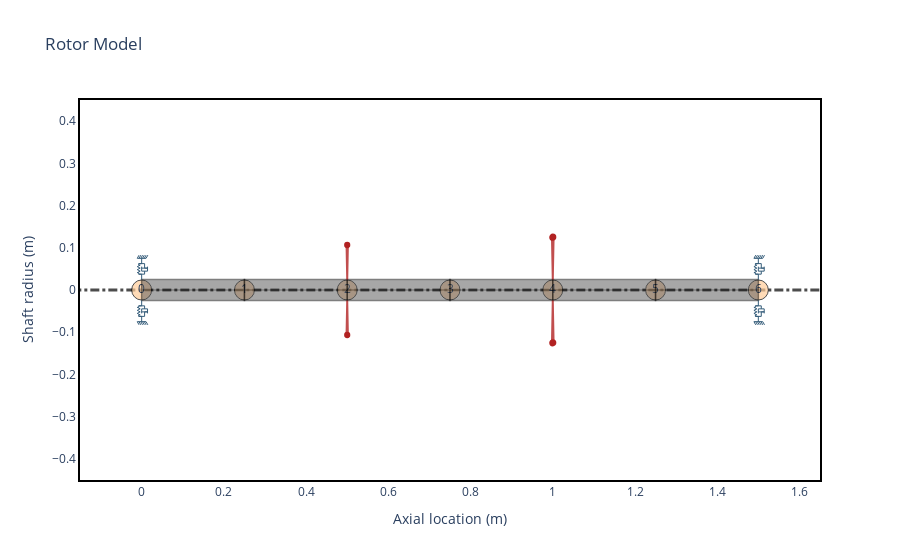

Here is the notebook cell this chart was saved with:
### Code cell
L = 0.25
N = 6
idl = 0
odl = 0.05

shaft = [rs.ShaftElement(L=L, idl=idl, odl=odl, material=steel) for i in range(N)]
bearings = [
    rs.CylindricalBearing(
        n=0,
        speed=Q_(list(range(0, 5000, 50)), "RPM"),
        weight=525,
        bearing_length=Q_(30, "mm"),
        journal_diameter=Q_(100, "mm"),
        radial_clearance=Q_(0.1, "mm"),
        oil_viscosity=0.1,
    ),
    rs.CylindricalBearing(
        n=len(shaft),
        speed=Q_(list(range(0, 5000, 50)), "RPM"),
        weight=525,
        bearing_length=Q_(30, "mm"),
        journal_diameter=Q_(100, "mm"),
        radial_clearance=Q_(0.1, "mm"),
        oil_viscosity=0.1,
    ),
]
disks = [
    rs.DiskElement.from_geometry(
        n=2, material=steel, width=0.07, i_d=odl, o_d=0.28, scale_factor="mass"
    ),
    rs.DiskElement.from_geometry(
        n=4, material=steel, width=0.07, i_d=odl, o_d=0.35, scale_factor="mass"
    ),
]

rotor = rs.Rotor(shaft_elements=shaft, disk_elements=disks, bearing_elements=bearings)
rotor.plot_rotor()

### Figure 1 — Plotly figure (JSON) as saved in the notebook; plotly's stock layout.template omitted (floating-point values rounded to 4 significant figures)
{"data": [{"hoverinfo": "none", "line": {"color": "black", "dash": "dashdot", "width": 3}, "mode": "lines", "opacity": 0.7, "showlegend": false, "type": "scatter", "x": [-0.3, 1.8], "y": [0, 0]}, {"hoverinfo": "none", "marker": {"color": "#ffcc99", "line": {"color": "black", "width": 1}, "opacity": 0.7, "size": 20}, "mode": "markers+text", "showlegend": false, "text": ["0", "1", "2", "3", "4", "5", "6"], "type": "scatter", "x": [0, 0.25, 0.5, 0.75, 1, 1.25, 1.5], "y": [0, 0, 0, 0, 0, 0, 0]}, {"customdata": [[0, 0.05, 0, 0.05, 0, 0.25, "steel"], [0, 0.05, 0, 0.05, 0, 0.25, "steel"], [0, 0.05, 0, 0.05, 0, 0.25, "steel"], [0, 0.05, 0, 0.05, 0, 0.25, "steel"], [0, 0.05, 0, 0.05, 0, 0.25, "steel"], [0, 0.05, 0, 0.05, 0, 0.25, "steel"], [0, 0.05, 0, 0.05, 0, 0.25, "steel"], [0, 0.05, 0, 0.05, 0, 0.25, "steel"], [0, 0.05, 0, 0.05, 0, 0.25, "steel"], [0, 0.05, 0, 0.05, 0, 0.25, "steel"]], "fill": "toself", "fillcolor": "#525252", "hoverinfo": "text", "hoverlabel": {"bgcolor": "#525252"}, "hoveron": "points+fills", "hovertemplate": "Element Number: 0<br>Left Outer Diameter: 0.05 m<br>Left Inner Diameter: 0.0 m<br>Right Outer Diameter: 0.05 m<br>Right Inner Diameter: 0.0 m<br>Element Length: 0.25 m<br>Material: steel<br>", "legendgroup": "Shaft", "line": {"color": "black", "width": 1.5}, "mode": "lines", "name": "ShaftElement 0", "opacity": 0.5, "showlegend": false, "text": "Element Number: 0<br>Left Outer Diameter: 0.05 m<br>Left Inner Diameter: 0.0 m<br>Right Outer Diameter: 0.05 m<br>Right Inner Diameter: 0.0 m<br>Element Length: 0.25 m<br>Material: steel<br>", "type": "scatter", "x": [0, 0, 0.25, 0.25, 0, 0, 0, 0.25, 0.25, 0], "y": [0, 0.025, 0.025, 0, 0, 0, -0.025, -0.025, 0, 0]}, {"customdata": [[1, 0.05, 0, 0.05, 0, 0.25, "steel"], [1, 0.05, 0, 0.05, 0, 0.25, "steel"], [1, 0.05, 0, 0.05, 0, 0.25, "steel"], [1, 0.05, 0, 0.05, 0, 0.25, "steel"], [1, 0.05, 0, 0.05, 0, 0.25, "steel"], [1, 0.05, 0, 0.05, 0, 0.25, "steel"], [1, 0.05, 0, 0.05, 0, 0.25, "steel"], [1, 0.05, 0, 0.05, 0, 0.25, "steel"], [1, 0.05, 0, 0.05, 0, 0.25, "steel"], [1, 0.05, 0, 0.05, 0, 0.25, "steel"]], "fill": "toself", "fillcolor": "#525252", "hoverinfo": "text", "hoverlabel": {"bgcolor": "#525252"}, "hoveron": "points+fills", "hovertemplate": "Element Number: 1<br>Left Outer Diameter: 0.05 m<br>Left Inner Diameter: 0.0 m<br>Right Outer Diameter: 0.05 m<br>Right Inner Diameter: 0.0 m<br>Element Length: 0.25 m<br>Material: steel<br>", "legendgroup": "Shaft", "line": {"color": "black", "width": 1.5}, "mode": "lines", "name": "ShaftElement 1", "opacity": 0.5, "showlegend": false, "text": "Element Number: 1<br>Left Outer Diameter: 0.05 m<br>Left Inner Diameter: 0.0 m<br>Right Outer Diameter: 0.05 m<br>Right Inner Diameter: 0.0 m<br>Element Length: 0.25 m<br>Material: steel<br>", "type": "scatter", "x": [0.25, 0.25, 0.5, 0.5, 0.25, 0.25, 0.25, 0.5, 0.5, 0.25], "y": [0, 0.025, 0.025, 0, 0, 0, -0.025, -0.025, 0, 0]}, {"customdata": [[2, 0.05, 0, 0.05, 0, 0.25, "steel"], [2, 0.05, 0, 0.05, 0, 0.25, "steel"], [2, 0.05, 0, 0.05, 0, 0.25, "steel"], [2, 0.05, 0, 0.05, 0, 0.25, "steel"], [2, 0.05, 0, 0.05, 0, 0.25, "steel"], [2, 0.05, 0, 0.05, 0, 0.25, "steel"], [2, 0.05, 0, 0.05, 0, 0.25, "steel"], [2, 0.05, 0, 0.05, 0, 0.25, "steel"], [2, 0.05, 0, 0.05, 0, 0.25, "steel"], [2, 0.05, 0, 0.05, 0, 0.25, "steel"]], "fill": "toself", "fillcolor": "#525252", "hoverinfo": "text", "hoverlabel": {"bgcolor": "#525252"}, "hoveron": "points+fills", "hovertemplate": "Element Number: 2<br>Left Outer Diameter: 0.05 m<br>Left Inner Diameter: 0.0 m<br>Right Outer Diameter: 0.05 m<br>Right Inner Diameter: 0.0 m<br>Element Length: 0.25 m<br>Material: steel<br>", "legendgroup": "Shaft", "line": {"color": "black", "width": 1.5}, "mode": "lines", "name": "ShaftElement 2", "opacity": 0.5, "showlegend": false, "text": "Element Number: 2<br>Left Outer Diameter: 0.05 m<br>Left Inner Diameter: 0.0 m<br>Right Outer Diameter: 0.05 m<br>Right Inner Diameter: 0.0 m<br>Element Length: 0.25 m<br>Material: steel<br>", "type": "scatter", "x": [0.5, 0.5, 0.75, 0.75, 0.5, 0.5, 0.5, 0.75, 0.75, 0.5], "y": [0, 0.025, 0.025, 0, 0, 0, -0.025, -0.025, 0, 0]}, {"customdata": [[3, 0.05, 0, 0.05, 0, 0.25, "steel"], [3, 0.05, 0, 0.05, 0, 0.25, "steel"], [3, 0.05, 0, 0.05, 0, 0.25, "steel"], [3, 0.05, 0, 0.05, 0, 0.25, "steel"], [3, 0.05, 0, 0.05, 0, 0.25, "steel"], [3, 0.05, 0, 0.05, 0, 0.25, "steel"], [3, 0.05, 0, 0.05, 0, 0.25, "steel"], [3, 0.05, 0, 0.05, 0, 0.25, "steel"], [3, 0.05, 0, 0.05, 0, 0.25, "steel"], [3, 0.05, 0, 0.05, 0, 0.25, "steel"]], "fill": "toself", "fillcolor": "#525252", "hoverinfo": "text", "hoverlabel": {"bgcolor": "#525252"}, "hoveron": "points+fills", "hovertemplate": "Element Number: 3<br>Left Outer Diameter: 0.05 m<br>Left Inner Diameter: 0.0 m<br>Right Outer Diameter: 0.05 m<br>Right Inner Diameter: 0.0 m<br>Element Length: 0.25 m<br>Material: steel<br>", "legendgroup": "Shaft", "line": {"color": "black", "width": 1.5}, "mode": "lines", "name": "ShaftElement 3", "opacity": 0.5, "showlegend": false, "text": "Element Number: 3<br>Left Outer Diameter: 0.05 m<br>Left Inner Diameter: 0.0 m<br>Right Outer Diameter: 0.05 m<br>Right Inner Diameter: 0.0 m<br>Element Length: 0.25 m<br>Material: steel<br>", "type": "scatter", "x": [0.75, 0.75, 1, 1, 0.75, 0.75, 0.75, 1, 1, 0.75], "y": [0, 0.025, 0.025, 0, 0, 0, -0.025, -0.025, 0, 0]}, {"customdata": [[4, 0.05, 0, 0.05, 0, 0.25, "steel"], [4, 0.05, 0, 0.05, 0, 0.25, "steel"], [4, 0.05, 0, 0.05, 0, 0.25, "steel"], [4, 0.05, 0, 0.05, 0, 0.25, "steel"], [4, 0.05, 0, 0.05, 0, 0.25, "steel"], [4, 0.05, 0, 0.05, 0, 0.25, "steel"], [4, 0.05, 0, 0.05, 0, 0.25, "steel"], [4, 0.05, 0, 0.05, 0, 0.25, "steel"], [4, 0.05, 0, 0.05, 0, 0.25, "steel"], [4, 0.05, 0, 0.05, 0, 0.25, "steel"]], "fill": "toself", "fillcolor": "#525252", "hoverinfo": "text", "hoverlabel": {"bgcolor": "#525252"}, "hoveron": "points+fills", "hovertemplate": "Element Number: 4<br>Left Outer Diameter: 0.05 m<br>Left Inner Diameter: 0.0 m<br>Right Outer Diameter: 0.05 m<br>Right Inner Diameter: 0.0 m<br>Element Length: 0.25 m<br>Material: steel<br>", "legendgroup": "Shaft", "line": {"color": "black", "width": 1.5}, "mode": "lines", "name": "ShaftElement 4", "opacity": 0.5, "showlegend": false, "text": "Element Number: 4<br>Left Outer Diameter: 0.05 m<br>Left Inner Diameter: 0.0 m<br>Right Outer Diameter: 0.05 m<br>Right Inner Diameter: 0.0 m<br>Element Length: 0.25 m<br>Material: steel<br>", "type": "scatter", "x": [1, 1, 1.25, 1.25, 1, 1, 1, 1.25, 1.25, 1], "y": [0, 0.025, 0.025, 0, 0, 0, -0.025, -0.025, 0, 0]}, {"customdata": [[5, 0.05, 0, 0.05, 0, 0.25, "steel"], [5, 0.05, 0, 0.05, 0, 0.25, "steel"], [5, 0.05, 0, 0.05, 0, 0.25, "steel"], [5, 0.05, 0, 0.05, 0, 0.25, "steel"], [5, 0.05, 0, 0.05, 0, 0.25, "steel"], [5, 0.05, 0, 0.05, 0, 0.25, "steel"], [5, 0.05, 0, 0.05, 0, 0.25, "steel"], [5, 0.05, 0, 0.05, 0, 0.25, "steel"], [5, 0.05, 0, 0.05, 0, 0.25, "steel"], [5, 0.05, 0, 0.05, 0, 0.25, "steel"]], "fill": "toself", "fillcolor": "#525252", "hoverinfo": "text", "hoverlabel": {"bgcolor": "#525252"}, "hoveron": "points+fills", "hovertemplate": "Element Number: 5<br>Left Outer Diameter: 0.05 m<br>Left Inner Diameter: 0.0 m<br>Right Outer Diameter: 0.05 m<br>Right Inner Diameter: 0.0 m<br>Element Length: 0.25 m<br>Material: steel<br>", "legendgroup": "Shaft", "line": {"color": "black", "width": 1.5}, "mode": "lines", "name": "ShaftElement 5", "opacity": 0.5, "showlegend": false, "text": "Element Number: 5<br>Left Outer Diameter: 0.05 m<br>Left Inner Diameter: 0.0 m<br>Right Outer Diameter: 0.05 m<br>Right Inner Diameter: 0.0 m<br>Element Length: 0.25 m<br>Material: steel<br>", "type": "scatter", "x": [1.25, 1.25, 1.5, 1.5, 1.25, 1.25, 1.25, 1.5, 1.5, 1.25], "y": [0, 0.025, 0.025, 0, 0, 0, -0.025, -0.025, 0, 0]}, {"customdata": [[2, 0.3296, 0.1781, 32.59], [2, 0.3296, 0.1781, 32.59], [2, 0.3296, 0.1781, 32.59], [2, 0.3296, 0.1781, 32.59], [2, 0.3296, 0.1781, 32.59], [2, 0.3296, 0.1781, 32.59], [2, 0.3296, 0.1781, 32.59], [2, 0.3296, 0.1781, 32.59], [2, 0.3296, 0.1781, 32.59]], "fill": "toself", "fillcolor": "Firebrick", "hoverinfo": "text", "hoverlabel": {"bgcolor": "Firebrick"}, "hoveron": "points+fills", "hovertemplate": "Disk Node: 2<br>Polar Inertia: 3.296e-01<br>Diametral Inertia: 1.781e-01<br>Disk mass: 32.590<br>", "legendgroup": "disks", "line": {"color": "Firebrick", "width": 2}, "mode": "lines", "name": "Disk 0", "opacity": 0.8, "showlegend": false, "text": "Disk Node: 2<br>Polar Inertia: 3.296e-01<br>Diametral Inertia: 1.781e-01<br>Disk mass: 32.590<br>", "type": "scatter", "x": [0.5, 0.5016, 0.4984, 0.5, null, 0.5, 0.5016, 0.4984, 0.5], "y": [0.025, 0.1066, 0.1066, 0.025, null, -0.025, -0.1066, -0.1066, -0.025]}, {"customdata": [[4, 0.8051, 0.4236, 51.53], [4, 0.8051, 0.4236, 51.53], [4, 0.8051, 0.4236, 51.53], [4, 0.8051, 0.4236, 51.53], [4, 0.8051, 0.4236, 51.53], [4, 0.8051, 0.4236, 51.53], [4, 0.8051, 0.4236, 51.53], [4, 0.8051, 0.4236, 51.53], [4, 0.8051, 0.4236, 51.53]], "fill": "toself", "fillcolor": "Firebrick", "hoverinfo": "text", "hoverlabel": {"bgcolor": "Firebrick"}, "hoveron": "points+fills", "hovertemplate": "Disk Node: 4<br>Polar Inertia: 8.051e-01<br>Diametral Inertia: 4.236e-01<br>Disk mass: 51.525<br>", "legendgroup": "disks", "line": {"color": "Firebrick", "width": 2}, "mode": "lines", "name": "Disk 1", "opacity": 0.8, "showlegend": false, "text": "Disk Node: 4<br>Polar Inertia: 8.051e-01<br>Diametral Inertia: 4.236e-01<br>Disk mass: 51.525<br>", "type": "scatter", "x": [1, 1.002, 0.998, 1, null, 1, 1.002, 0.998, 1], "y": [0.025, 0.125, 0.125, 0.025, null, -0.025, -0.125, -0.125, -0.025]}, {"hoverinfo": "none", "legendgroup": "bearings", "line": {"color": "#355d7a", "width": 1}, "mode": "lines", "name": "Bearing 0", "showlegend": false, "type": "scatter", "x": [0, 0, -0.007143, 0.007143], "y": [0.025, 0.0375, 0.0375, 0.0375]}, {"hoverinfo": "none", "legendgroup": "bearings", "line": {"color": "#355d7a", "width": 1}, "mode": "lines", "name": "Bearing 0", "showlegend": false, "type": "scatter", "x": [0, 0, -0.007143, 0.007143], "y": [-0.025, -0.0375, -0.0375, -0.0375]}, {"hoverinfo": "none", "legendgroup": "bearings", "line": {"color": "#355d7a", "width": 1}, "mode": "lines", "name": "Bearing 0", "showlegend": false, "type": "scatter", "x": [0, 0, -0.007143, 0.007143], "y": [0.075, 0.0625, 0.0625, 0.0625]}, {"hoverinfo": "none", "legendgroup": "bearings", "line": {"color": "#355d7a", "width": 1}, "mode": "lines", "name": "Bearing 0", "showlegend": false, "type": "scatter", "x": [0, 0, -0.007143, 0.007143], "y": [-0.075, -0.0625, -0.0625, -0.0625]}, {"hoverinfo": "none", "legendgroup": "bearings", "line": {"color": "#355d7a", "width": 1}, "mode": "lines", "name": "Bearing 0", "showlegend": false, "type": "scatter", "x": [-0.01071, 0.01071], "y": [0.075, 0.075]}, {"hoverinfo": "none", "legendgroup": "bearings", "line": {"color": "#355d7a", "width": 1}, "mode": "lines", "name": "Bearing 0", "showlegend": false, "type": "scatter", "x": [-0.01071, 0.01071], "y": [-0.075, -0.075]}, {"hoverinfo": "none", "legendgroup": "bearings", "line": {"color": "#355d7a", "width": 1}, "mode": "lines", "name": "Bearing 0", "showlegend": false, "type": "scatter", "x": [-0.01071, -0.006429], "y": [0.075, 0.0825]}, {"hoverinfo": "none", "legendgroup": "bearings", "line": {"color": "#355d7a", "width": 1}, "mode": "lines", "name": "Bearing 0", "showlegend": false, "type": "scatter", "x": [-0.01071, -0.006429], "y": [-0.075, -0.0825]}, {"hoverinfo": "none", "legendgroup": "bearings", "line": {"color": "#355d7a", "width": 1}, "mode": "lines", "name": "Bearing 0", "showlegend": false, "type": "scatter", "x": [-0.006429, -0.002143], "y": [0.075, 0.0825]}, {"hoverinfo": "none", "legendgroup": "bearings", "line": {"color": "#355d7a", "width": 1}, "mode": "lines", "name": "Bearing 0", "showlegend": false, "type": "scatter", "x": [-0.006429, -0.002143], "y": [-0.075, -0.0825]}, {"hoverinfo": "none", "legendgroup": "bearings", "line": {"color": "#355d7a", "width": 1}, "mode": "lines", "name": "Bearing 0", "showlegend": false, "type": "scatter", "x": [-0.002143, 0.002143], "y": [0.075, 0.0825]}, {"hoverinfo": "none", "legendgroup": "bearings", "line": {"color": "#355d7a", "width": 1}, "mode": "lines", "name": "Bearing 0", "showlegend": false, "type": "scatter", "x": [-0.002143, 0.002143], "y": [-0.075, -0.0825]}, {"hoverinfo": "none", "legendgroup": "bearings", "line": {"color": "#355d7a", "width": 1}, "mode": "lines", "name": "Bearing 0", "showlegend": false, "type": "scatter", "x": [0.002143, 0.006429], "y": [0.075, 0.0825]}, {"hoverinfo": "none", "legendgroup": "bearings", "line": {"color": "#355d7a", "width": 1}, "mode": "lines", "name": "Bearing 0", "showlegend": false, "type": "scatter", "x": [0.002143, 0.006429], "y": [-0.075, -0.0825]}, {"hoverinfo": "none", "legendgroup": "bearings", "line": {"color": "#355d7a", "width": 1}, "mode": "lines", "name": "Bearing 0", "showlegend": false, "type": "scatter", "x": [0.006429, 0.01071], "y": [0.075, 0.0825]}, {"hoverinfo": "none", "legendgroup": "bearings", "line": {"color": "#355d7a", "width": 1}, "mode": "lines", "name": "Bearing 0", "showlegend": false, "type": "scatter", "x": [0.006429, 0.01071], "y": [-0.075, -0.0825]}, {"hoverinfo": "none", "legendgroup": "bearings", "line": {"color": "#355d7a", "width": 1}, "mode": "lines", "name": "Bearing 0", "showlegend": false, "type": "scatter", "x": [0.01071, 0.015], "y": [0.075, 0.0825]}, {"hoverinfo": "none", "legendgroup": "bearings", "line": {"color": "#355d7a", "width": 1}, "mode": "lines", "name": "Bearing 0", "showlegend": false, "type": "scatter", "x": [0.01071, 0.015], "y": [-0.075, -0.0825]}, {"hoverinfo": "none", "legendgroup": "bearings", "line": {"color": "#355d7a", "width": 1}, "mode": "lines", "name": "Bearing 0", "showlegend": false, "type": "scatter", "x": [-0.007143, -0.007143, -0.01071, -0.003571, -0.01071, -0.003571, -0.01071, -0.003571, -0.007143, -0.007143], "y": [0.0375, 0.04107, 0.04107, 0.04464, 0.04821, 0.05179, 0.05536, 0.05893, 0.05893, 0.0625]}, {"hoverinfo": "none", "legendgroup": "bearings", "line": {"color": "#355d7a", "width": 1}, "mode": "lines", "name": "Bearing 0", "showlegend": false, "type": "scatter", "x": [-0.007143, -0.007143, -0.01071, -0.003571, -0.01071, -0.003571, -0.01071, -0.003571, -0.007143, -0.007143], "y": [-0.0375, -0.04107, -0.04107, -0.04464, -0.04821, -0.05179, -0.05536, -0.05893, -0.05893, -0.0625]}, {"hoverinfo": "none", "legendgroup": "bearings", "line": {"color": "#355d7a", "width": 1}, "mode": "lines", "name": "Bearing 0", "showlegend": false, "type": "scatter", "x": [0.007143, 0.007143], "y": [0.0375, 0.04464]}, {"hoverinfo": "none", "legendgroup": "bearings", "line": {"color": "#355d7a", "width": 1}, "mode": "lines", "name": "Bearing 0", "showlegend": false, "type": "scatter", "x": [0.007143, 0.007143], "y": [-0.0375, -0.04464]}, {"hoverinfo": "none", "legendgroup": "bearings", "line": {"color": "#355d7a", "width": 1}, "mode": "lines", "name": "Bearing 0", "showlegend": false, "type": "scatter", "x": [0, 0, 0.01429, 0.01429], "y": [0.05536, 0.04464, 0.04464, 0.05536]}, {"hoverinfo": "none", "legendgroup": "bearings", "line": {"color": "#355d7a", "width": 1}, "mode": "lines", "name": "Bearing 0", "showlegend": false, "type": "scatter", "x": [0, 0, 0.01429, 0.01429], "y": [-0.05536, -0.04464, -0.04464, -0.05536]}, {"hoverinfo": "none", "legendgroup": "bearings", "line": {"color": "#355d7a", "width": 1}, "mode": "lines", "name": "Bearing 0", "showlegend": false, "type": "scatter", "x": [0, 0.01429, 0.007143, 0.007143], "y": [0.05179, 0.05179, 0.05179, 0.0625]}, {"hoverinfo": "none", "legendgroup": "bearings", "line": {"color": "#355d7a", "width": 1}, "mode": "lines", "name": "Bearing 0", "showlegend": false, "type": "scatter", "x": [0, 0.01429, 0.007143, 0.007143], "y": [-0.05179, -0.05179, -0.05179, -0.0625]}, {"hoverinfo": "none", "legendgroup": "bearings", "line": {"color": "#355d7a", "width": 1}, "mode": "lines", "name": "Bearing 1", "showlegend": false, "type": "scatter", "x": [1.5, 1.5, 1.493, 1.507], "y": [0.025, 0.0375, 0.0375, 0.0375]}, {"hoverinfo": "none", "legendgroup": "bearings", "line": {"color": "#355d7a", "width": 1}, "mode": "lines", "name": "Bearing 1", "showlegend": false, "type": "scatter", "x": [1.5, 1.5, 1.493, 1.507], "y": [-0.025, -0.0375, -0.0375, -0.0375]}, {"hoverinfo": "none", "legendgroup": "bearings", "line": {"color": "#355d7a", "width": 1}, "mode": "lines", "name": "Bearing 1", "showlegend": false, "type": "scatter", "x": [1.5, 1.5, 1.493, 1.507], "y": [0.075, 0.0625, 0.0625, 0.0625]}, {"hoverinfo": "none", "legendgroup": "bearings", "line": {"color": "#355d7a", "width": 1}, "mode": "lines", "name": "Bearing 1", "showlegend": false, "type": "scatter", "x": [1.5, 1.5, 1.493, 1.507], "y": [-0.075, -0.0625, -0.0625, -0.0625]}, {"hoverinfo": "none", "legendgroup": "bearings", "line": {"color": "#355d7a", "width": 1}, "mode": "lines", "name": "Bearing 1", "showlegend": false, "type": "scatter", "x": [1.489, 1.511], "y": [0.075, 0.075]}, {"hoverinfo": "none", "legendgroup": "bearings", "line": {"color": "#355d7a", "width": 1}, "mode": "lines", "name": "Bearing 1", "showlegend": false, "type": "scatter", "x": [1.489, 1.511], "y": [-0.075, -0.075]}, {"hoverinfo": "none", "legendgroup": "bearings", "line": {"color": "#355d7a", "width": 1}, "mode": "lines", "name": "Bearing 1", "showlegend": false, "type": "scatter", "x": [1.489, 1.494], "y": [0.075, 0.0825]}, {"hoverinfo": "none", "legendgroup": "bearings", "line": {"color": "#355d7a", "width": 1}, "mode": "lines", "name": "Bearing 1", "showlegend": false, "type": "scatter", "x": [1.489, 1.494], "y": [-0.075, -0.0825]}, {"hoverinfo": "none", "legendgroup": "bearings", "line": {"color": "#355d7a", "width": 1}, "mode": "lines", "name": "Bearing 1", "showlegend": false, "type": "scatter", "x": [1.494, 1.498], "y": [0.075, 0.0825]}, {"hoverinfo": "none", "legendgroup": "bearings", "line": {"color": "#355d7a", "width": 1}, "mode": "lines", "name": "Bearing 1", "showlegend": false, "type": "scatter", "x": [1.494, 1.498], "y": [-0.075, -0.0825]}, {"hoverinfo": "none", "legendgroup": "bearings", "line": {"color": "#355d7a", "width": 1}, "mode": "lines", "name": "Bearing 1", "showlegend": false, "type": "scatter", "x": [1.498, 1.502], "y": [0.075, 0.0825]}, {"hoverinfo": "none", "legendgroup": "bearings", "line": {"color": "#355d7a", "width": 1}, "mode": "lines", "name": "Bearing 1", "showlegend": false, "type": "scatter", "x": [1.498, 1.502], "y": [-0.075, -0.0825]}, {"hoverinfo": "none", "legendgroup": "bearings", "line": {"color": "#355d7a", "width": 1}, "mode": "lines", "name": "Bearing 1", "showlegend": false, "type": "scatter", "x": [1.502, 1.506], "y": [0.075, 0.0825]}, {"hoverinfo": "none", "legendgroup": "bearings", "line": {"color": "#355d7a", "width": 1}, "mode": "lines", "name": "Bearing 1", "showlegend": false, "type": "scatter", "x": [1.502, 1.506], "y": [-0.075, -0.0825]}, {"hoverinfo": "none", "legendgroup": "bearings", "line": {"color": "#355d7a", "width": 1}, "mode": "lines", "name": "Bearing 1", "showlegend": false, "type": "scatter", "x": [1.506, 1.511], "y": [0.075, 0.0825]}, {"hoverinfo": "none", "legendgroup": "bearings", "line": {"color": "#355d7a", "width": 1}, "mode": "lines", "name": "Bearing 1", "showlegend": false, "type": "scatter", "x": [1.506, 1.511], "y": [-0.075, -0.0825]}, {"hoverinfo": "none", "legendgroup": "bearings", "line": {"color": "#355d7a", "width": 1}, "mode": "lines", "name": "Bearing 1", "showlegend": false, "type": "scatter", "x": [1.511, 1.515], "y": [0.075, 0.0825]}, {"hoverinfo": "none", "legendgroup": "bearings", "line": {"color": "#355d7a", "width": 1}, "mode": "lines", "name": "Bearing 1", "showlegend": false, "type": "scatter", "x": [1.511, 1.515], "y": [-0.075, -0.0825]}, {"hoverinfo": "none", "legendgroup": "bearings", "line": {"color": "#355d7a", "width": 1}, "mode": "lines", "name": "Bearing 1", "showlegend": false, "type": "scatter", "x": [1.493, 1.493, 1.489, 1.496, 1.489, 1.496, 1.489, 1.496, 1.493, 1.493], "y": [0.0375, 0.04107, 0.04107, 0.04464, 0.04821, 0.05179, 0.05536, 0.05893, 0.05893, 0.0625]}, {"hoverinfo": "none", "legendgroup": "bearings", "line": {"color": "#355d7a", "width": 1}, "mode": "lines", "name": "Bearing 1", "showlegend": false, "type": "scatter", "x": [1.493, 1.493, 1.489, 1.496, 1.489, 1.496, 1.489, 1.496, 1.493, 1.493], "y": [-0.0375, -0.04107, -0.04107, -0.04464, -0.04821, -0.05179, -0.05536, -0.05893, -0.05893, -0.0625]}, {"hoverinfo": "none", "legendgroup": "bearings", "line": {"color": "#355d7a", "width": 1}, "mode": "lines", "name": "Bearing 1", "showlegend": false, "type": "scatter", "x": [1.507, 1.507], "y": [0.0375, 0.04464]}, {"hoverinfo": "none", "legendgroup": "bearings", "line": {"color": "#355d7a", "width": 1}, "mode": "lines", "name": "Bearing 1", "showlegend": false, "type": "scatter", "x": [1.507, 1.507], "y": [-0.0375, -0.04464]}, {"hoverinfo": "none", "legendgroup": "bearings", "line": {"color": "#355d7a", "width": 1}, "mode": "lines", "name": "Bearing 1", "showlegend": false, "type": "scatter", "x": [1.5, 1.5, 1.514, 1.514], "y": [0.05536, 0.04464, 0.04464, 0.05536]}, {"hoverinfo": "none", "legendgroup": "bearings", "line": {"color": "#355d7a", "width": 1}, "mode": "lines", "name": "Bearing 1", "showlegend": false, "type": "scatter", "x": [1.5, 1.5, 1.514, 1.514], "y": [-0.05536, -0.04464, -0.04464, -0.05536]}, {"hoverinfo": "none", "legendgroup": "bearings", "line": {"color": "#355d7a", "width": 1}, "mode": "lines", "name": "Bearing 1", "showlegend": false, "type": "scatter", "x": [1.5, 1.514, 1.507, 1.507], "y": [0.05179, 0.05179, 0.05179, 0.0625]}, {"hoverinfo": "none", "legendgroup": "bearings", "line": {"color": "#355d7a", "width": 1}, "mode": "lines", "name": "Bearing 1", "showlegend": false, "type": "scatter", "x": [1.5, 1.514, 1.507, 1.507], "y": [-0.05179, -0.05179, -0.05179, -0.0625]}], "layout": {"shapes": [{"fillcolor": "Firebrick", "line": {"color": "Firebrick"}, "type": "circle", "x0": 0.4949, "x1": 0.5051, "xref": "x", "y0": 0.1015, "y1": 0.1117, "yref": "y"}, {"fillcolor": "Firebrick", "line": {"color": "Firebrick"}, "type": "circle", "x0": 0.4949, "x1": 0.5051, "xref": "x", "y0": -0.1117, "y1": -0.1015, "yref": "y"}, {"fillcolor": "Firebrick", "line": {"color": "Firebrick"}, "type": "circle", "x0": 0.9938, "x1": 1.006, "xref": "x", "y0": 0.1187, "y1": 0.1313, "yref": "y"}, {"fillcolor": "Firebrick", "line": {"color": "Firebrick"}, "type": "circle", "x0": 0.9938, "x1": 1.006, "xref": "x", "y0": -0.1313, "y1": -0.1187, "yref": "y"}], "title": {"text": "Rotor Model"}, "xaxis": {"mirror": true, "range": [-0.15, 1.65], "showgrid": false, "title": {"text": "Axial location (m)"}}, "yaxis": {"mirror": true, "range": [-0.45, 0.45], "showgrid": false, "title": {"text": "Shaft radius (m)"}}}}
